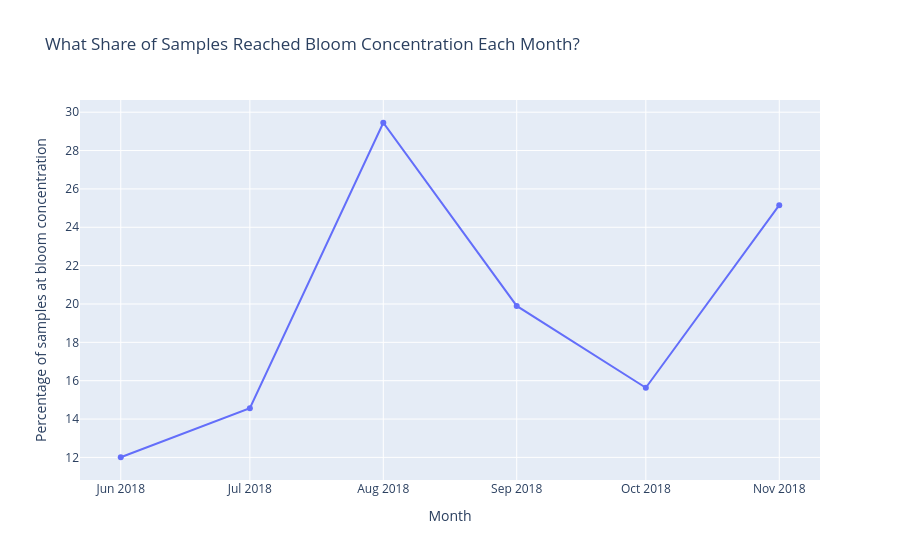

Notebook code for this chart:
### Markdown cell above
## 11. Plot the monthly percentage at bloom concentration

Use `px.line()` with `monthly_summary` to plot `month` against `percent_bloom`. Show markers and add a question-focused title and readable axis labels.

### Code cell
fig = px.line(
    monthly_summary,
    x="month",
    y="percent_bloom",
    markers=True,
    title="What Share of Samples Reached Bloom Concentration Each Month?",
    labels={
        "month": "Month",
        "percent_bloom": "Percentage of samples at bloom concentration"
    }
)
fig.show()

### Figure 1 — Plotly figure (JSON) as saved in the notebook; plotly's stock layout.template omitted (floating-point values rounded to 4 significant figures)
{"data": [{"hovertemplate": "Month=%{x}<br>Percentage of samples at bloom concentration=%{y}<extra></extra>", "legendgroup": "", "line": {"color": "#636efa", "dash": "solid"}, "marker": {"symbol": "circle"}, "mode": "lines+markers", "name": "", "orientation": "v", "showlegend": false, "type": "scatter", "x": ["2018-06-01T00:00:00.000000", "2018-07-01T00:00:00.000000", "2018-08-01T00:00:00.000000", "2018-09-01T00:00:00.000000", "2018-10-01T00:00:00.000000", "2018-11-01T00:00:00.000000"], "xaxis": "x", "y": [12.01, 14.57, 29.45, 19.9, 15.63, 25.15], "yaxis": "y"}], "layout": {"legend": {"tracegroupgap": 0}, "title": {"text": "What Share of Samples Reached Bloom Concentration Each Month?"}, "xaxis": {"anchor": "y", "domain": [0, 1], "title": {"text": "Month"}}, "yaxis": {"anchor": "x", "domain": [0, 1], "title": {"text": "Percentage of samples at bloom concentration"}}}}
